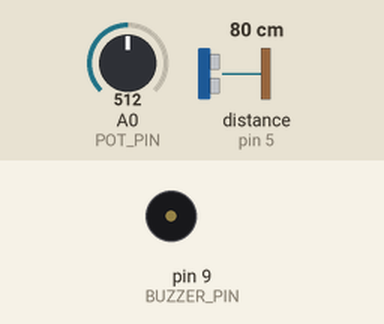
Simulated run of this sketch. Board: Arduino Uno, built with avr-gcc and run on an emulated ATmega328P. On the bench: buzzer (waves = sounding). Wiring (inferred from the names in the program): ultrasonic range finder: trigger pin 4; echo pin 5. The inputs (shaded band) are chosen by the test bench; at power-on: distance to the obstacle (sensor on pin 5) 80 cm, A0 (POT_PIN) = 512. The echo pulse lasts 58.3 µs per cm.

Above: at 1.2 s.
1.3 s: distance to the obstacle (sensor on pin 5) set to 52 cm
2.8 s: distance to the obstacle (sensor on pin 5) set to 47 cm
At 3.4 s:
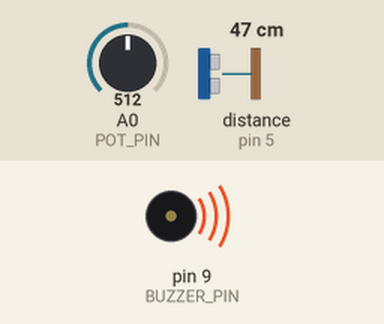
4.3 s: distance to the obstacle (sensor on pin 5) set to 7 cm
5.8 s: distance to the obstacle (sensor on pin 5) set to 4 cm
7.3 s: distance to the obstacle (sensor on pin 5) set to 9 cm
At 7.6 s:
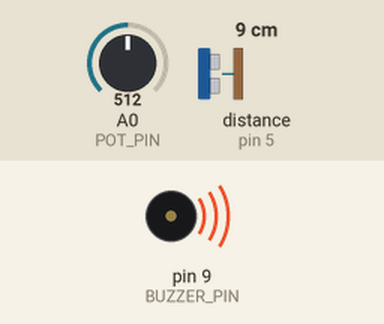
Timing chart, 0 to 9.8 s (numbered marks = the images above; inputs shaded):
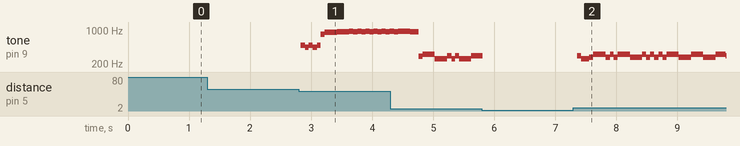

The sketch:

SonicSphere.ino
```cpp
/*
  ============================================================
  SonicSphere — Kypruino Mini Theremin
  Part of the Kypruino STEM Projects by ROBO (robo.com.cy)
  Guide: https://robo.com.cy/blogs/blog/kypruino-mini-theremin-ultrasonic-musical-instrument
  ============================================================

  What this project does:
  - The ultrasonic sensor measures the distance of your hand.
  - The distance is converted into a musical note.
  - The potentiometer controls the vibrato effect.
  - The buzzer plays the selected note.

  Wiring:

  HC-SR04 Ultrasonic Sensor:
    VCC  -> 5V
    GND  -> GND
    TRIG -> D4
    ECHO -> D5

  Potentiometer:
    OUT -> A0
    +5  -> 5V
    GND -> GND

  Buzzer:
    Built-in Kypruino buzzer -> D9
*/

#include <math.h>

// ============================================================
// Pin settings
// ============================================================

#define TRIG_PIN 4
#define ECHO_PIN 5
#define POT_PIN A0
#define BUZZER_PIN 9

// ============================================================
// Main settings
// ============================================================

// The useful hand distance range.
const float MIN_DISTANCE_CM = 5.0;
const float MAX_DISTANCE_CM = 50.0;

// false = farther hand gives higher notes
// true  = closer hand gives higher notes
const bool CLOSE_IS_HIGH = false;

// The new note must be detected this many times before changing.
// This stops the sound from jumping too much.
const int READINGS_NEEDED_TO_CHANGE_NOTE = 3;

// Vibrato settings.
const int VIBRATO_DEAD_PERCENT = 6;
const bool INVERT_POT = false;
const float VIBRATO_RATE_HZ = 7.5;
const int MAX_VIBRATO_DEPTH_HZ = 45;

// Smoothing values.
// Higher number = smoother but slower response.
const float DISTANCE_SMOOTHING = 0.88;
const float POT_SMOOTHING = 0.85;

// How often the sensors are read.
const unsigned long SENSOR_INTERVAL_MS = 22;

// ============================================================
// Musical notes
// ============================================================

// Chromatic scale from C4 to C6.
// These numbers are note frequencies in Hz.
const int notes[] = {
  262, 277, 294, 311, 330, 349, 370, 392, 415, 440, 466, 494,
  523, 554, 587, 622, 659, 698, 740, 784, 831, 880, 932, 988,
  1047
};

const int NOTE_COUNT = sizeof(notes) / sizeof(notes[0]);

// ============================================================
// Variables used while the program runs
// ============================================================

float smoothDistance = 20.0;
float smoothPot = 0;

bool validDistance = false;

int baseFrequency = 440;
int vibratoDepthHz = 0;

unsigned long lastSensorTime = 0;

// ============================================================
// Read distance from ultrasonic sensor
// ============================================================

float readDistanceCM() {
  // Send a short trigger pulse.
  digitalWrite(TRIG_PIN, LOW);
  delayMicroseconds(2);

  digitalWrite(TRIG_PIN, HIGH);
  delayMicroseconds(10);

  digitalWrite(TRIG_PIN, LOW);

  // Measure how long the echo pin stays HIGH.
  // Timeout prevents the program from waiting forever.
  unsigned long duration = pulseIn(ECHO_PIN, HIGH, 12000);

  // If no echo was received, return -1.
  if (duration == 0) {
    return -1;
  }

  // Convert time into distance.
  float distance = duration * 0.0343 / 2.0;

  // Ignore distances outside our useful range.
  if (distance < MIN_DISTANCE_CM || distance > MAX_DISTANCE_CM) {
    return -1;
  }

  return distance;
}

// ============================================================
// Read potentiometer smoothly
// ============================================================

int readAveragePot() {
  long total = 0;

  // Take a few readings and average them.
  // This makes the potentiometer less noisy.
  for (int i = 0; i < 6; i++) {
    total += analogRead(POT_PIN);
    delayMicroseconds(250);
  }

  return total / 6;
}

// ============================================================
// Convert potentiometer value into vibrato strength
// ============================================================

int getVibratoDepth(int potValue) {
  potValue = constrain(potValue, 0, 1023);

  int potPercent = map(potValue, 0, 1023, 0, 100);

  if (INVERT_POT) {
    potPercent = 100 - potPercent;
  }

  // Small potentiometer values give no vibrato.
  if (potPercent < VIBRATO_DEAD_PERCENT) {
    return 0;
  }

  // Convert the remaining potentiometer range into vibrato depth.
  float usablePercent = (float)(potPercent - VIBRATO_DEAD_PERCENT) /
                        (100.0 - VIBRATO_DEAD_PERCENT);

  usablePercent = constrain(usablePercent, 0.0, 1.0);

  return usablePercent * MAX_VIBRATO_DEPTH_HZ;
}

// ============================================================
// Convert distance into a musical note
// ============================================================

int chooseNoteFromDistance(float distanceCM) {
  distanceCM = constrain(distanceCM, MIN_DISTANCE_CM, MAX_DISTANCE_CM);

  // Convert distance into a number between 0 and 1.
  float ratio = (distanceCM - MIN_DISTANCE_CM) /
                (MAX_DISTANCE_CM - MIN_DISTANCE_CM);

  ratio = constrain(ratio, 0.0, 1.0);

  // Reverse the control direction if needed.
  if (CLOSE_IS_HIGH) {
    ratio = 1.0 - ratio;
  }

  // Convert ratio into a note index.
  int detectedNote = round(ratio * (NOTE_COUNT - 1));
  detectedNote = constrain(detectedNote, 0, NOTE_COUNT - 1);

  // These static variables remember their values between function calls.
  static int stableNote = 0;
  static int lastDetectedNote = 0;
  static int sameNoteCounter = 0;
  static bool firstRun = true;

  // On the first run, accept the first detected note immediately.
  if (firstRun) {
    stableNote = detectedNote;
    lastDetectedNote = detectedNote;
    firstRun = false;
  }

  // If the detected note is already the stable note, nothing changes.
  if (detectedNote == stableNote) {
    sameNoteCounter = 0;
  }

  // If a different note is detected, wait until it appears a few times.
  else {
    if (detectedNote == lastDetectedNote) {
      sameNoteCounter++;
    } else {
      sameNoteCounter = 1;
      lastDetectedNote = detectedNote;
    }

    if (sameNoteCounter >= READINGS_NEEDED_TO_CHANGE_NOTE) {
      stableNote = detectedNote;
      sameNoteCounter = 0;
    }
  }

  return notes[stableNote];
}

// ============================================================
// Update sensor values
// ============================================================

void updateSensors() {
  // Read the potentiometer and smooth it.
  int rawPot = readAveragePot();

  smoothPot = POT_SMOOTHING * smoothPot +
              (1.0 - POT_SMOOTHING) * rawPot;

  vibratoDepthHz = getVibratoDepth((int)smoothPot);

  // Read the ultrasonic sensor.
  float distance = readDistanceCM();

  // If the hand is not detected, stop the sound.
  if (distance < 0) {
    validDistance = false;
    noTone(BUZZER_PIN);
    return;
  }

  validDistance = true;

  // Smooth the distance measurement.
  smoothDistance = DISTANCE_SMOOTHING * smoothDistance +
                   (1.0 - DISTANCE_SMOOTHING) * distance;

  smoothDistance = constrain(smoothDistance, MIN_DISTANCE_CM, MAX_DISTANCE_CM);

  // Convert the distance into the base note frequency.
  baseFrequency = chooseNoteFromDistance(smoothDistance);
}

// ============================================================
// Play sound with vibrato
// ============================================================

void updateSound() {
  // Do not play anything if no valid hand distance is detected.
  if (!validDistance) {
    noTone(BUZZER_PIN);
    return;
  }

  // Create a smooth up-down wave for vibrato.
  float timeSeconds = millis() / 1000.0;
  float vibratoWave = sin(2.0 * PI * VIBRATO_RATE_HZ * timeSeconds);

  // Use the potentiometer to control how strong the vibrato is.
  int vibratoOffset = vibratoWave * vibratoDepthHz;

  int finalFrequency = baseFrequency + vibratoOffset;

  // Safety limit.
  if (finalFrequency < 40) {
    finalFrequency = 40;
  }

  tone(BUZZER_PIN, finalFrequency);
}

// ============================================================
// Setup
// ============================================================

void setup() {
  pinMode(TRIG_PIN, OUTPUT);
  pinMode(ECHO_PIN, INPUT);
  pinMode(BUZZER_PIN, OUTPUT);

  // Start smoothing values from real readings.
  smoothDistance = 20.0;
  smoothPot = analogRead(POT_PIN);
}

// ============================================================
// Main loop
// ============================================================

void loop() {
  // Read sensors at a fixed interval.
  if (millis() - lastSensorTime >= SENSOR_INTERVAL_MS) {
    lastSensorTime = millis();
    updateSensors();
  }

  // Update the buzzer continuously so vibrato stays smooth.
  updateSound();
}
```

Measured:
- the behaviour switches between 50 and 49 cm on distance to the obstacle (sensor on pin 5) (found by bisection; images 0 and 1)
- after the input at 1.3 s, every drawn part: stays the same
- after the input at 2.8 s, tone on pin 9 (BUZZER_PIN): plays 486 Hz for 0.07 s, 446 Hz for 0.06 s, 486 Hz for 0.07 s, 446 Hz for 0.07 s, 486 Hz for 0.06 s, 811 Hz for 0.07 s … (19 notes in this stretch), starting at once
- after the input at 7.3 s, tone on pin 9 (BUZZER_PIN): plays 297 Hz for 0.07 s, 257 Hz for 0.13 s, 274 Hz for 0.07 s, 314 Hz for 0.20 s, 274 Hz for 0.07 s, 314 Hz for 0.06 s … (21 notes in this stretch), starting after 0.06 s
